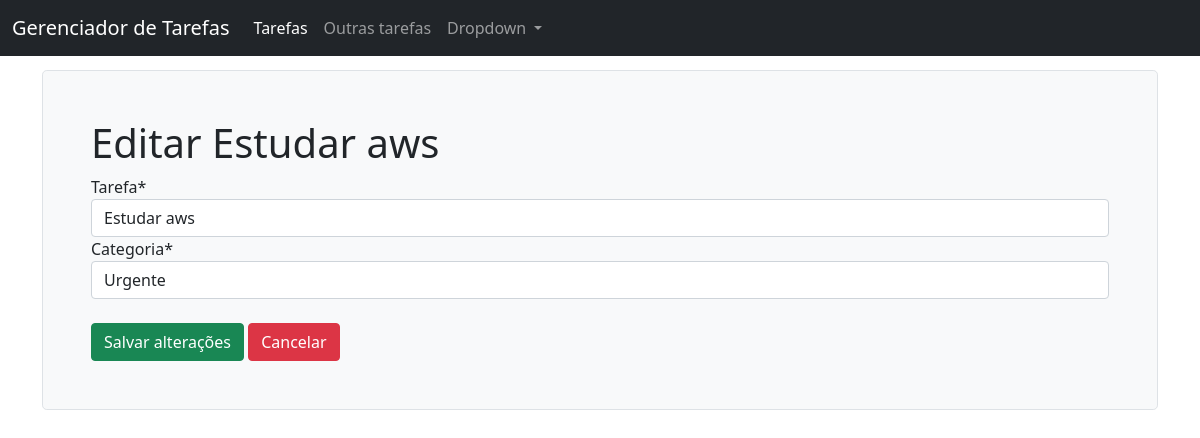
The page /tarefas/3/editar on the database as committed earlier.
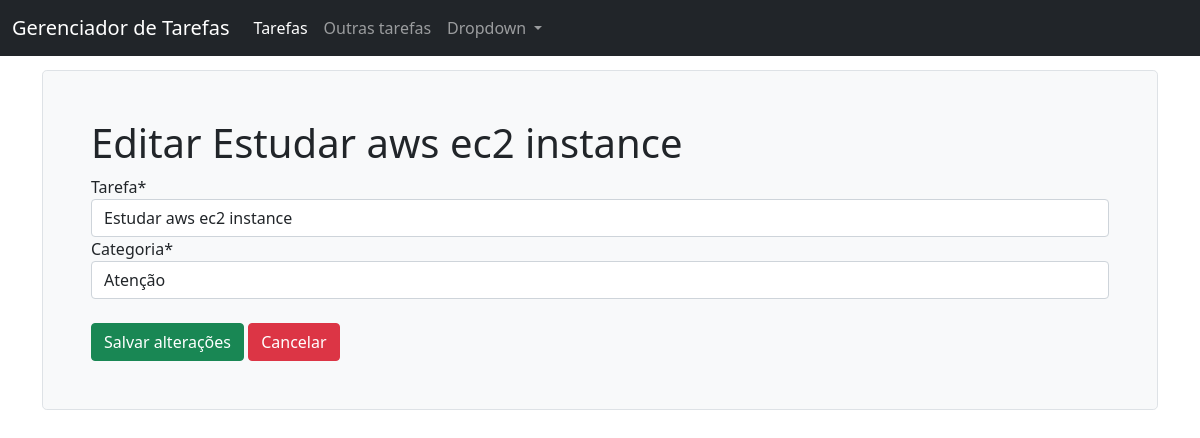
The same page on the database as committed later.
### tarefas/models.py (models this page shows)
class Tarefa(models.Model):
    OPCOES_STATUS = (
        ('concluído', 'Concluído'),
        ('pendente', 'Pendente'),
        ('adiado', 'Adiado')
    )
    OPCOES_CATEGORIAS = (
        ('urgente', 'Urgente'),
        ('importante', "Importante"),
        ('atencao', 'Atenção'),
    )
    descricao = models.CharField(max_length=400)
    criacao = models.DateTimeField(auto_now_add=True)
    categoria = models.CharField(max_length=25, choices=OPCOES_CATEGORIAS,
                                default='importante')
    status = models.CharField(max_length=25, choices=OPCOES_STATUS,
                            default='pendente')

### tarefas/views.py (the view)
# urls.py: path('<int:tarefa_id>/editar', views.editar_tarefa, name='editar_tarefa'),
def editar_tarefa(request, tarefa_id):
    tarefa = get_object_or_404(Tarefa, id=tarefa_id)
    if request.method == 'POST':
        form = EditarTarefaForm(request.POST)
        if form.is_valid():
            cd = form.cleaned_data
            tarefa.descricao = cd['tarefa']
            tarefa.categoria = cd['categoria']
            tarefa.save()
            return redirect('tarefas_pendentes_list')
    else:
        form = EditarTarefaForm(initial={'tarefa':tarefa.descricao, 'categoria':tarefa.categoria})
    return render(request, 'tarefas/editar_tarefa.html', {'tarefa':tarefa, 'form':form})

### tarefas/forms.py
class EditarTarefaForm(forms.Form):
    OPCOES_CATEGORIAS = (
        ('urgente', 'Urgente'),
        ('importante', "Importante"),
        ('atencao', 'Atenção'),
    )
    tarefa = forms.CharField(max_length=400)
    categoria = forms.ChoiceField(choices=OPCOES_CATEGORIAS)

### tarefas/templates/tarefas/editar_tarefa.html
{% extends 'base.html' %}{% load crispy_forms_tags %} {% block title %} {{ tarefa.descricao }} {% endblock %}{% block content %}
<div class="h-100 p-5 bg-light border rounded-3">
    <h1>Editar {{ tarefa.descricao }}</h1>
    <form method="POST">
        {% csrf_token %} {{ form|crispy }}
        <br>
        <input class="btn btn-success" type="submit" value="Salvar alterações">
        <a class="btn btn-danger" href="{% url 'tarefas_pendentes_list' %}">Cancelar</a>
    </form>
</div>
{% endblock %}

Rows that differ between the two databases and show on the page:
changed Tarefa: descricao "Estudar aws" → "Estudar aws ec2 instance"
Other text that changed with them:
form field tarefa: "Estudar aws" → "Estudar aws ec2 instance"
form field categoria: "Urgente" → "Atenção"
